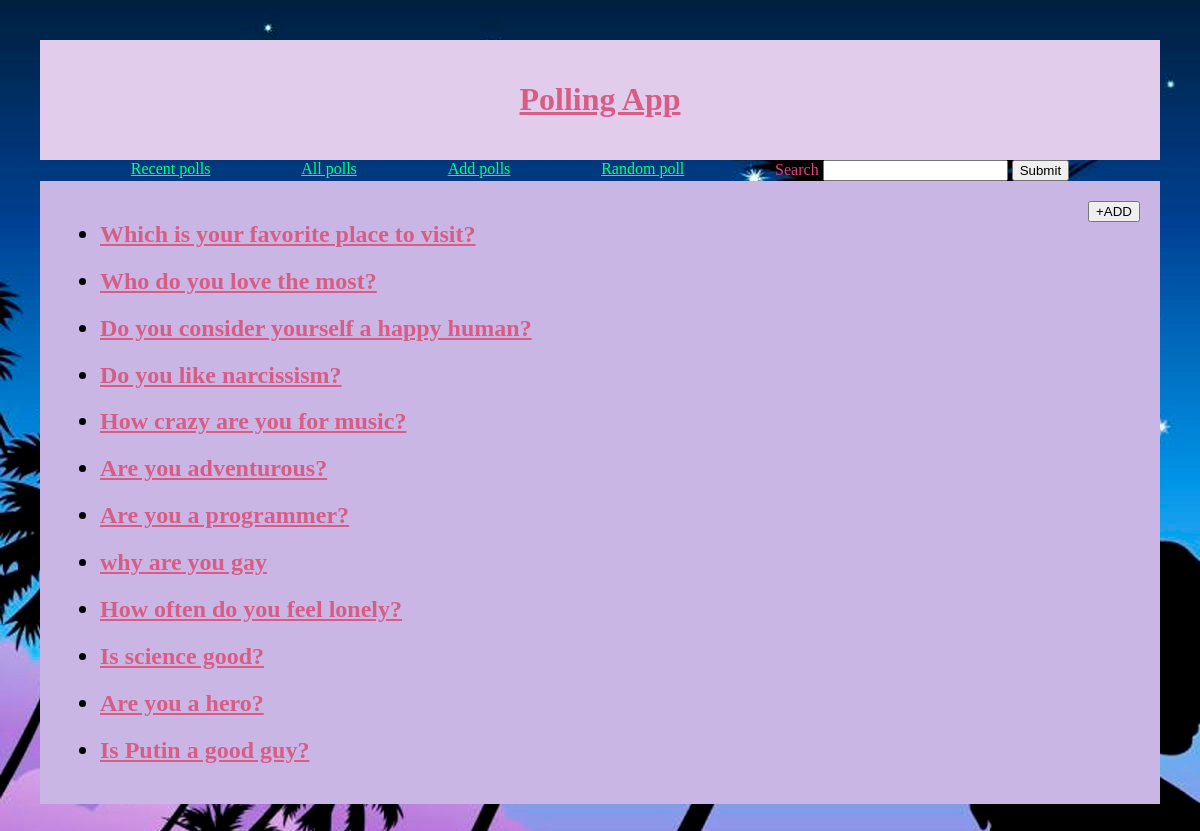
Page /polls/allpolls/ on the committed database.
### polls/models.py (models this page shows, shortened)
class Question(models.Model):
    question_text = models.CharField(max_length=128)
    pub_date = models.DateTimeField()
    author = models.CharField(max_length=32)
    opened = models.BooleanField(default=True)
    def was_published_recently(self):
        now = timezone.now()
        return (now - datetime.timedelta(days=1))<= self.pub_date <=now
    was_published_recently.admin_order_field = 'pub_date'
    was_published_recently.boolean = True
    was_published_recently.short_description = 'Published recently?'

### polls/views.py (the view, shortened to what this page needs)
# urls.py: path('allpolls/',views.allpolls, name="allpolls"),
def allpolls(request):
    return render(request, "polls/allpolls.html",{
    'question_list':question_list,
    "random_question":random_question,
    })

### polls/templates/polls/allpolls.html (shortened to what this page needs)
{% extends 'polls/layout.html' %}
{% block body %}
<div style="display: flex;flex-wrap: wrap;justify-content: space-between;">
    <div>
        {% if question_list %}
            <ul>
                {% for question in question_list %}
                    {% if question.choice_set.all %}
                        <h2><li>
                            <a href="{% url 'polls:detail' question.id %}">{{ question.question_text }}</a>
                        </li></h2>
                    {% endif %}
                {% endfor %}
            </ul>
        {% else %}
        No polls are available.
        {% endif %}
    </div>
    <div>
        <button data-div="add_question">+ADD</button>
    </div>
</div>
</div>
{% endblock %}

### polls/templates/polls/layout.html (shortened to what this page needs)
{% load static %}
<!DOCTYPE html>
<html lang="en">
  <head>
    <link rel="stylesheet" href="{% static 'polls/styles.css' %}" />
  </head>
  <body>
    <div id="header">
      <a href="{% url 'polls:index' %}"><h1>Polling App</h1></a>
    </div>
    <div
      id="nav"
      style="
        display: flex;
        justify-content: space-evenly;
        flex-wrap: wrap;
        color: springgreen;
      "
    >
      <div>
        <a href="{% url 'polls:index' %}" style="color: springgreen"
          >Recent polls</a
        >
      </div>
      <div>
        <a href="{% url 'polls:allpolls' %}" style="color: springgreen"
          >All polls</a
        >
      </div>
      <div>
        <a href="{% url 'polls:allpolls' %}" style="color: springgreen"
          >Add polls</a
        >
      </div>
      <div>
        <a
          href="{% url 'polls:detail' random_question.id %}"
          style="color: springgreen"
          >Random poll</a
        >
      </div>
      <div style="text-align: center; color: rgb(225, 67, 130)">
        <form action="{% url 'polls:search' %}" method="get">
          <label for="q">Search</label>
          <input type="text" name="q" value="{{query|escape}}" />
          <input type="submit" />
        </form>
      </div>
    </div>
    <div id="content">{% block body %} {% endblock %}</div>
  </body>
</html>

### polls/static/polls/styles.css (style rules this page uses)
body { background-color: #be9fe1; background: white url("images/love.JPG") no-repeat; font-family: Cambria, Cochin, Georgia, Times, "Times New Roman", sans-serif; display: grid; margin: 40px; }
a { color: rgb(216, 93, 134); }
#header { padding: 20px; text-align: center; background-color: #e1ccec; }
#content { background-color: #c9b6e4; padding: 20px; color: black; }

### rows in the picture
Question: question_text "Which is your favorite place to visit?"
Question: question_text "Who do you love the most?"
Question: question_text "Do you consider yourself a happy human?"
Question: question_text "Do you like narcissism?"
Question: question_text "How crazy are you for music?"
Question: question_text "Are you adventurous?"
Question: question_text "Are you a programmer?"
Question: question_text "why are you gay"
Question: question_text "How often do you feel lonely?"
Question: question_text "Is science good?"
Question: question_text "Are you a hero?"
Question: question_text "Is Putin a good guy?"
